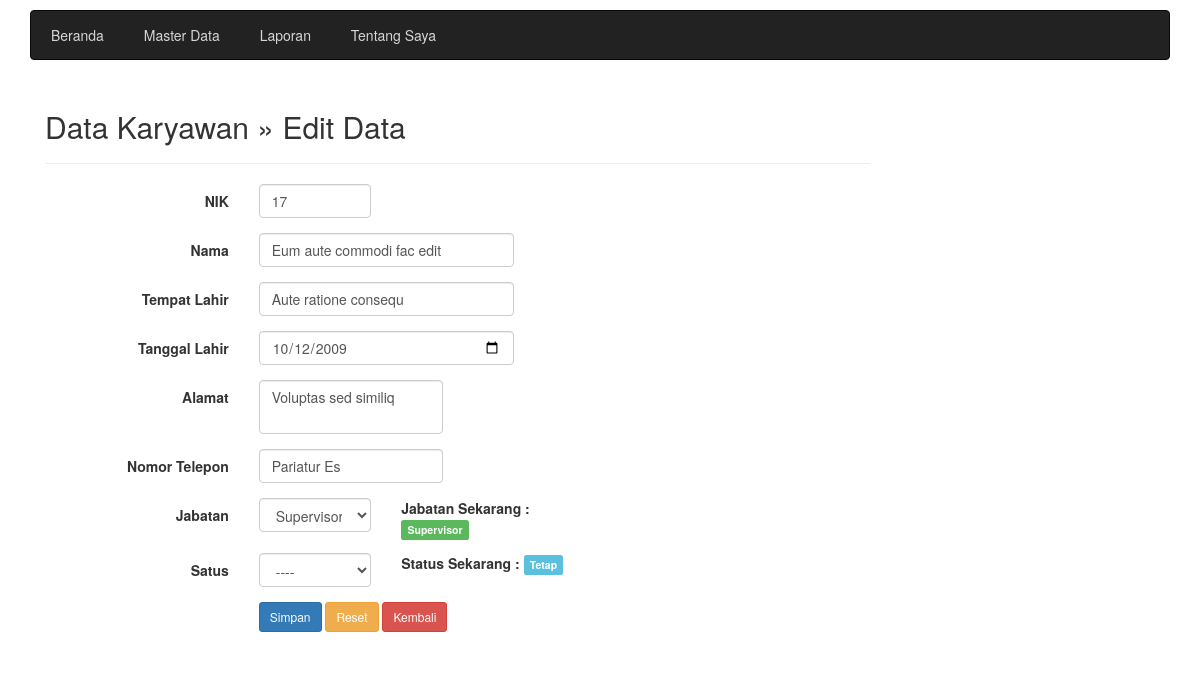
The page /karyawan_edit.php?nik=17 on the database its author committed.
### tables this page shows
CREATE TABLE `tkaryawan` (
  `nik` char(20) NOT NULL,
  `nama` varchar(100) NOT NULL,
  `tempat_lahir` varchar(100) NOT NULL,
  `tanggal_lahir` date NOT NULL,
  `alamat` text NOT NULL,
  `no_telepon` char(12) NOT NULL,
  `jabatan` varchar(15) NOT NULL,
  `status` varchar(15) NOT NULL
);

### karyawan_edit.php (the view, shortened to what this page needs)
<?php
	include('header.php');
    $now = strtotime(date('Y-m-d'));
    $maxYear = date('Y-m-d', strtotime('- 16 year', $now));
    $minYear = date('Y-m-d', strtotime('- 50 year', $now));
    $nik = $_GET['nik'];
    $sql = mysqli_query($koneksi, "SELECT * FROM tkaryawan where nik = '$nik'");
    if(mysqli_num_rows($sql) == 0){
    ?>
        <div class="alert alert-danger alert-dismissable">
            <button type="button" class="close" data-dismiss="alert" aria-hidden="true">&times;</button> NIK tidak ada..!
        </div>
    <?php
    }else{
        $row = mysqli_fetch_assoc($sql);
    }
        ?>
<div class="col-sm-9">
	<h2>Data Karyawan &raquo; Edit Data</h2>
	<hr>
	<form action="" class="form-horizontal" method="POST">
        <div class="form-group">
            <label for="" class="col-sm-3 control-label">NIK</label>
            <div class="col-sm-2">
                <input type="text" name="nik" class="form-control" value="<?=$row['nik']?>" maxlength="10" placeholder="NIK" required>
            </div>
        </div>
        <div class="form-group">
            <label for="" class="col-sm-3 control-label">Nama</label>
            <div class="col-sm-4">
                <input type="text" name="nama" class="form-control" value="<?=$row['nama']?>" placeholder="Nama" required>
            </div>
        </div>
        <div class="form-group">
            <label for="" class="col-sm-3 control-label">Tempat Lahir</label>
            <div class="col-sm-4">
                <input type="text" name="tempat_lahir" class="form-control" value="<?=$row['tempat_lahir']?>" placeholder="Tempat Lahir" required>
            </div>
        </div>
        <div class="form-group">
            <label for="" class="col-sm-3 control-label">Tanggal Lahir</label>
            <div class="col-sm-4">
                <input type="date" name="tanggal_lahir" min="<?=$minYear?>" max="<?=$maxYear?>" class="form-control input-group" placeholder="NIK" value="<?=$row['tanggal_lahir']?>" required>
            </div>
        </div>
        <div class="form-group">
            <label for="" class="col-sm-3 control-label">Alamat</label>
            <div class="col-sm-3">
                <textarea name="alamat" class="form-control input-group" placeholder="Alamat" required><?=$row['alamat']?></textarea>
            </div>
        </div>
        <div class="form-group">
            <label for="" class="col-sm-3 control-label">Nomor Telepon</label>
            <div class="col-sm-3">
                <input type="text" name="no_telepon" class="form-control input-group" maxlength="12" value="<?=$row['no_telepon']?>" placeholder="Nomor Telepon" required>
            </div>
        </div>
        <div class="form-group">
            <label for="" class="col-sm-3 control-label">Jabatan</label>
            <div class="col-sm-2">
                <select name="jabatan" id="" class="form-control" rquired>
                    <option value="Supervisor" <?=$row['jabatan']=='Supervisor' ? 'selected':''?>>Supervisor</option>
                </select>
            </div>
            <div class="col-sm-3">
                <b>Jabatan Sekarang :</b>
                <span class="label label-success"><?=$row['jabatan']?></span>
            </div>
        </div>
        <div class="form-group">
            <label for="" class="col-sm-3 control-label">Satus</label>
            <div class="col-sm-2">
                <select name="status" id="" class="form-control" rquired>
                    <option value=""> ---- </option>
                </select>
            </div>
            <div class="col-sm-3">
                <b>Status Sekarang :</b>
                <span class="label label-info"><?=$row['status']?></span>
            </div>
        </div>
        <div class="form-group">
            <label for="" class="col-sm-3 control-label">&nbsp;</label>
            <div class="col-sm-6">
                <button type="submit" class="btn btn-sm btn-primary" name="save" value="Simpan">Simpan</button>
                <button type="reset" class="btn btn-sm btn-warning" name="reset" value="Reset">Reset</button>
                <button class="btn btn-sm btn-danger" onclick="history.back()">Kembali</button>
            </div>
        </div>
    </form>
</div>
<?php
	include('footer.php');
?>

### css/site.css (style rules this page uses)
.form-group { margin-bottom: 15px; }

### rows shown on the page
tkaryawan: nik "17", nama "Eum aute commodi fac edit", tempat_lahir "Aute ratione consequ", tanggal_lahir "10/12/2009", alamat "Voluptas sed similiq", no_telepon "Pariatur Es", jabatan "Supervisor", status "Tetap"
